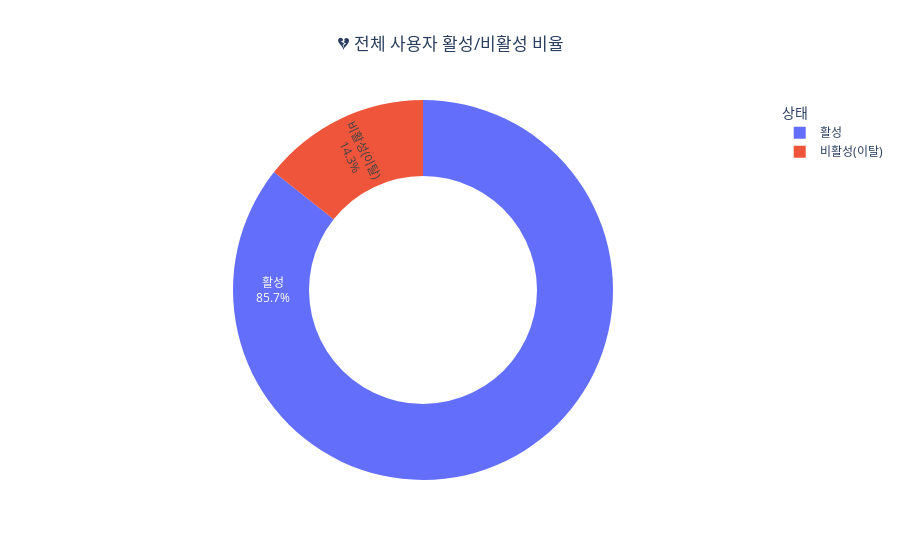

Notebook code cell kept with this figure:
### Code cell
import pandas as pd
import plotly.graph_objects as go

# --- 1. 데이터 불러오기 ---
# 사용하신 .ipynb 파일 내 코드에 따르면, 'users_cleaned.csv' 파일이 사용자 정보를 담고 있습니다.
# 이 파일의 경로를 정확하게 지정해주셔야 합니다.
try:
    df = pd.read_csv('./data/2/users_cleaned.csv')
except FileNotFoundError:
    print("오류: 'users_cleaned.csv' 파일을 찾을 수 없습니다. 파일 경로를 확인해주세요.")
    # 파일이 없을 경우를 대비해 예시 데이터프레임을 생성합니다.
    df = pd.DataFrame({'is_active': [True]*895 + [False]*105})

# --- 2. 데이터 준비 ---
# 'is_active' 값(True/False)에 따라 레이블을 '활성'/'비활성(이탈)'로 변경합니다.
df['status'] = df['is_active'].apply(lambda x: '활성' if x else '비활성(이탈)')

# 상태별 사용자 수를 계산합니다.
status_counts = df['status'].value_counts()
labels = status_counts.index
values = status_counts.values

# --- 3. 도넛 차트 생성 ---
fig = go.Figure(data=[go.Pie(
    labels=labels,
    values=values,
    hole=.6,  # 도넛의 중간 구멍 크기 조절
    textinfo='label+percent',
    insidetextorientation='radial'
)])

# --- 4. 차트 레이아웃 설정 ---
fig.update_layout(
    title_text='💔 전체 사용자 활성/비활성 비율',
    title_x=0.5, # 제목 중앙 정렬
    legend_title_text='상태'
)

# --- 5. 차트 표시 ---
fig.show()

### Figure 1 — Plotly figure (JSON) as saved in the notebook; plotly's stock layout.template omitted (floating-point values rounded to 4 significant figures)
{"data": [{"hole": 0.6, "insidetextorientation": "radial", "labels": ["활성", "비활성(이탈)"], "textinfo": "label+percent", "type": "pie", "values": [5453, 913]}], "layout": {"legend": {"title": {"text": "상태"}}, "title": {"text": "💔 전체 사용자 활성/비활성 비율", "x": 0.5}}}
